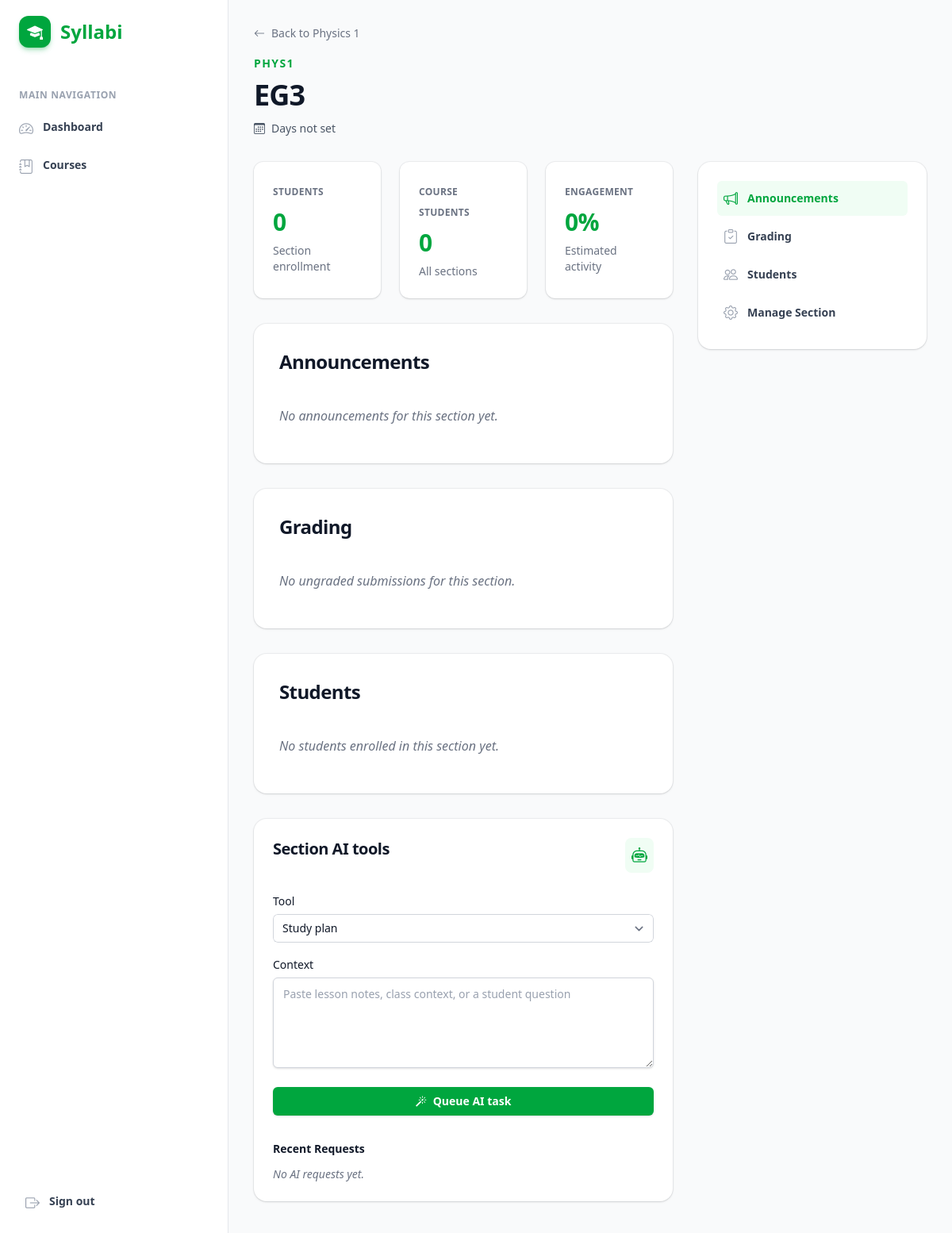
The page /courses/phys1/sections/3/ (signed in) on the database its author committed.
### academics/models.py (models this page shows, shortened)
class Course(models.Model):
    public_id = models.CharField(max_length=36, default=generate_short_id, editable=False, unique=True)
    title = models.CharField(max_length=180)
    code = models.CharField(max_length=32, unique=True)
    slug = models.SlugField(max_length=50, blank=True, null=True, unique=True)
    description = models.TextField(blank=True)
    instructor = models.ForeignKey(
        settings.AUTH_USER_MODEL,
        on_delete=models.PROTECT,
        related_name="teaching_courses",
    )
    department = models.CharField(max_length=120, blank=True)
    is_active = models.BooleanField(default=True)
    school_year = models.CharField(max_length=20, blank=True)
    grade_level = models.CharField(max_length=50, blank=True)
    start_date = models.DateField(null=True, blank=True)
    end_date = models.DateField(null=True, blank=True)
    created_at = models.DateTimeField(auto_now_add=True)
    class Meta:
        ordering = ["code"]
    def get_absolute_url(self):
        return reverse("academics:course_detail", args=[self.slug or self.code])

class CourseSection(models.Model):
    public_id = models.CharField(max_length=36, default=generate_short_id, editable=False, unique=True)
    course = models.ForeignKey(Course, on_delete=models.CASCADE, related_name="sections")
    name = models.CharField(max_length=120)
    schedule_title = models.CharField(max_length=160, blank=True)
    meeting_days = models.CharField(max_length=120, blank=True)
    start_time = models.TimeField(null=True, blank=True)
    end_time = models.TimeField(null=True, blank=True)
    location = models.CharField(max_length=160, blank=True)
    order = models.PositiveIntegerField(default=1)
    created_at = models.DateTimeField(auto_now_add=True)
    class Meta:
        ordering = ["course", "order", "name"]
        unique_together = [("course", "name")]
    def get_absolute_url(self):
        return reverse("academics:section_detail", args=[self.course.slug or self.course.code, self.id])

### academics/views.py (the view)
# urls.py: path("courses/<slug:slug>/sections/<int:section_id>/", views.section_detail, name="section_detail"),
@login_required
def section_detail(request, slug, section_id):
    course = get_object_or_404(
        Course.objects.select_related("instructor").prefetch_related("sections"),
        slug__iexact=slug,
    )
    if not _can_view_course(request.user, course):
        raise PermissionDenied
    section = get_object_or_404(
        CourseSection.objects.select_related("course").prefetch_related("section_enrollments__student"),
        id=section_id,
        course=course,
    )
    profile = _profile_for(request.user)
    can_manage = _can_manage_course(request.user, course)
    if request.method == "POST":
        if not can_manage:
            raise PermissionDenied
        action = request.POST.get("action")
        if action == "edit_section":
            section_form = CourseSectionForm(request.POST, instance=section)
            if section_form.is_valid():
                section_form.save()
                messages.success(request, f"Section {section.name} updated.")
                return redirect(section.get_absolute_url())
        elif action == "delete_section":
            confirm_code = request.POST.get("confirm_course_code")
            if confirm_code == course.code:
                section.delete()
                messages.success(request, "Section deleted successfully.")
                return redirect(course.get_absolute_url())
            else:
                messages.error(request, "Course code did not match. Section not deleted.")
                return redirect(section.get_absolute_url())
    else:
        section_form = CourseSectionForm(instance=section)
    student_count = section.section_enrollments.count()
    student_ids = list(section.section_enrollments.values_list("student_id", flat=True))
    course_student_count = Enrollment.objects.filter(course=course).count()
    pending_submissions = Submission.objects.none()
    if can_manage:
        pending_submissions = Submission.objects.filter(
            assignment__course=course,
            student_id__in=student_ids,
            score__isnull=True,
        ).select_related("student", "assignment")[:8]
    section_announcements = Announcement.objects.filter(
        Q(audience_all=True) | Q(course=course)
    ).select_related("author", "course")[:5]
    ai_requests = AiToolRequest.objects.filter(
        user=request.user,
        metadata__course_public_id=str(course.public_id),
        metadata__section_public_id=str(section.public_id),
    )[:5]
    completion_score = min(100, max(0, student_count * 12))
    context = {
        "profile": profile,
        "course": course,
        "section": section,
        "can_manage": can_manage,
        "student_count": student_count,
        "course_student_count": course_student_count,
        "completion_score": completion_score,
        "pending_submissions": pending_submissions,
        "section_announcements": section_announcements,
        "ai_requests": ai_requests,
        "section_form": section_form,
    }
    return render(request, "academics/section_detail.html", context)

### academics/context_processors.py (called while the page is built)
def canvas_navigation(request):
    if not request.user.is_authenticated:
        return {"nav_courses": [], "active_course_code": ""}
    profile, _created = Profile.objects.get_or_create(user=request.user)
    if profile.role == Profile.Role.INSTRUCTOR:
        courses = Course.objects.filter(instructor=request.user).order_by("code")[:12]
    elif profile.role == Profile.Role.STUDENT:
        course_ids = Enrollment.objects.filter(student=request.user).values_list("course_id", flat=True)
        courses = Course.objects.filter(id__in=course_ids).order_by("code")[:12]
    else:
        courses = Course.objects.order_by("code")[:12]
    active_course_code = ""
    if request.resolver_match:
        active_course_code = request.resolver_match.kwargs.get("course_code", "")
    return {"nav_courses": courses, "active_course_code": active_course_code.lower()}

### academics/views.py (called while the page is built)
def _profile_for(user):
    profile, _created = Profile.objects.get_or_create(user=user)
    return profile

def _can_manage_course(user, course):
    profile = _profile_for(user)
    return course.instructor_id == user.id or profile.role in {
        Profile.Role.ACADEMIC_ADMIN,
        Profile.Role.PLATFORM_ADMIN,
    }

def _can_view_course(user, course):
    if _can_manage_course(user, course):
        return True
    return Enrollment.objects.filter(student=user, course=course).exists()

### academics/templates/academics/section_detail.html (shortened to what this page needs)
{% extends "base.html" %}
{% block page_header %}
<div class="mb-4">
    <a href="{{ course.get_absolute_url }}" class="text-sm font-medium text-gray-500 hover:text-gray-700 flex items-center gap-2 w-fit">
        <i class="bi bi-arrow-left"></i> Back to {{ course.title }}
    </a>
</div>
<div class="flex flex-col sm:flex-row sm:items-center sm:justify-between gap-4">
    <div>
        <p class="text-sm font-semibold leading-6 text-green-600 uppercase tracking-widest">{{ course.code }}</p>
        <h1 class="mt-2 text-3xl font-bold tracking-tight text-gray-900 sm:text-4xl">{{ section.name }}</h1>
        <p class="mt-3 text-sm text-gray-600 flex items-center gap-2">
            <i class="bi bi-calendar3"></i>
            {{ section.meeting_days|default:"Days not set" }}
        </p>
    </div>
</div>
{% endblock %}
{% block content %}
<div x-data="{ editModalOpen: {% if section_form.errors %}true{% else %}false{% endif %}, deleteModalOpen: false }" class="flex flex-col lg:flex-row gap-8">
    <main class="flex-1 min-w-0">
        <section id="analytics" class="grid grid-cols-1 sm:grid-cols-3 gap-6 mb-8">
            <div>{% include "components/stat_card.html" with label="Students" value=student_count caption="Section enrollment" %}</div>
            <div>{% include "components/stat_card.html" with label="Course Students" value=course_student_count caption="All sections" %}</div>
            <div>{% include "components/stat_card.html" with label="Engagement" value=completion_score|stringformat:"s"|add:"%" caption="Estimated activity" %}</div>
        </section>
        <section id="announcements" class="overflow-hidden rounded-2xl bg-white shadow-sm ring-1 ring-gray-900/5 mb-8">
            <div class="p-6 sm:p-8">
                <h2 class="text-2xl font-bold tracking-tight text-gray-900 mb-6">Announcements</h2>
                <ul role="list" class="divide-y divide-gray-100">
                    {% for announcement in section_announcements %}
                        <li class="py-4">
                            <div class="flex items-start justify-between gap-4">
                                <div class="min-w-0">
                                    <p class="text-sm font-semibold leading-6 text-gray-900">{{ announcement.title }}</p>
                                    <p class="mt-1 text-sm leading-6 text-gray-600">{{ announcement.body|truncatewords:28 }}</p>
                                </div>
                                <p class="shrink-0 text-xs text-gray-500">{{ announcement.created_at|date:"M j" }}</p>
                            </div>
                        </li>
                    {% empty %}
                        <li class="py-4"><p class="text-gray-500 italic">No announcements for this section yet.</p></li>
                    {% endfor %}
                </ul>
            </div>
        </section>
        <section id="grading" class="overflow-hidden rounded-2xl bg-white shadow-sm ring-1 ring-gray-900/5 mb-8">
            <div class="p-6 sm:p-8">
                <h2 class="text-2xl font-bold tracking-tight text-gray-900 mb-6">Grading</h2>
                <ul role="list" class="divide-y divide-gray-100">
                    {% for submission in pending_submissions %}
                        <li class="py-4 flex flex-col gap-3 sm:flex-row sm:items-center sm:justify-between">
                            <div class="min-w-0">
                                <p class="text-sm font-semibold leading-6 text-gray-900">{{ submission.assignment.title }}</p>
                                <p class="mt-1 text-xs leading-5 text-gray-500">
                                    {{ submission.student.get_full_name|default:submission.student.username }} submitted {{ submission.submitted_at|date:"M j, Y" }}
                                </p>
                            </div>
                            <a href="/admin/academics/submission/{{ submission.id }}/change/" class="inline-flex w-fit items-center gap-x-2 rounded-md bg-white px-3 py-2 text-sm font-semibold text-gray-900 shadow-sm ring-1 ring-inset ring-gray-300 hover:bg-gray-50">
                                <i class="bi bi-clipboard-check text-gray-400"></i> Review
                            </a>
                        </li>
                    {% empty %}
                        <li class="py-4"><p class="text-gray-500 italic">No ungraded submissions for this section.</p></li>
                    {% endfor %}
                </ul>
            </div>
        </section>
        <section id="students" class="overflow-hidden rounded-2xl bg-white shadow-sm ring-1 ring-gray-900/5 mb-8">
            <div class="p-6 sm:p-8">
                <h2 class="text-2xl font-bold tracking-tight text-gray-900 mb-6">Students</h2>
                <ul role="list" class="divide-y divide-gray-100">
                    {% for enrollment in section.section_enrollments.all %}
                        <li class="py-4 flex justify-between items-center gap-x-6">
                            <div class="flex gap-x-4">
                                <div class="h-10 w-10 flex-none rounded-full bg-green-100 flex items-center justify-center">
                                    <i class="bi bi-person text-green-600 text-lg"></i>
                                </div>
                                <div class="min-w-0 flex-auto">
                                    <p class="text-sm font-semibold leading-6 text-gray-900">{{ enrollment.student.get_full_name|default:enrollment.student.username }}</p>
                                    <p class="mt-1 truncate text-xs leading-5 text-gray-500">{{ enrollment.student.email|default:"No email" }}</p>
                                </div>
                            </div>
                            <div class="hidden sm:flex sm:flex-col sm:items-end">
                                <span class="inline-flex items-center rounded-md bg-green-50 px-2 py-1 text-xs font-medium text-green-700 ring-1 ring-inset ring-green-600/20">Active</span>
                            </div>
                        </li>
                    {% empty %}
                        <li class="py-4"><p class="text-gray-500 italic">No students enrolled in this section yet.</p></li>
                    {% endfor %}
                </ul>
            </div>
        </section>
        <section id="ai-tools">
            {% include "components/ai_tool_panel.html" with title="Section AI tools" ai_requests=ai_requests course=course section=section %}
        </section>
    </main>
    <aside class="w-full lg:w-72 shrink-0">
        <div class="sticky top-8 overflow-hidden rounded-2xl bg-white shadow-sm ring-1 ring-gray-900/5">
            <div class="p-6">
                <nav class="flex flex-col gap-1">
                    <a href="#announcements" class="group flex items-center gap-x-3 rounded-md p-2 text-sm leading-6 font-semibold text-green-600 bg-green-50"><i class="bi bi-megaphone text-green-600 text-lg shrink-0"></i> Announcements</a>
                    <a href="#grading" class="group flex items-center gap-x-3 rounded-md p-2 text-sm leading-6 font-semibold text-gray-700 hover:text-green-600 hover:bg-gray-50"><i class="bi bi-clipboard-check text-gray-400 group-hover:text-green-600 text-lg shrink-0"></i> Grading</a>
                    <a href="#students" class="group flex items-center gap-x-3 rounded-md p-2 text-sm leading-6 font-semibold text-gray-700 hover:text-green-600 hover:bg-gray-50"><i class="bi bi-people text-gray-400 group-hover:text-green-600 text-lg shrink-0"></i> Students</a>
                    {% if can_manage %}
                    <button type="button" @click="editModalOpen = true" class="group flex items-center gap-x-3 rounded-md p-2 text-sm leading-6 font-semibold text-gray-700 hover:text-green-600 hover:bg-gray-50 text-left w-full">
                        <i class="bi bi-gear text-gray-400 group-hover:text-green-600 text-lg shrink-0"></i> Manage Section
                    </button>
                    {% endif %}
                </nav>
            </div>
        </div>
    </aside>
</div>
{% endblock %}

### rows shown on the page
Course: title "Physics 1", code "PHYS1"
CourseSection: name "EG3", meeting_days "Days not set"

### other values the page prints
{{ label }} "STUDENTS COURSE STUDENTS ENGAGEMENT"
{{ value }} "0 0 0%"
{{ caption }} "Section enrollment All sections Estimated activity"
{{ title|default:"Smart tools" }} "Section AI tools"
